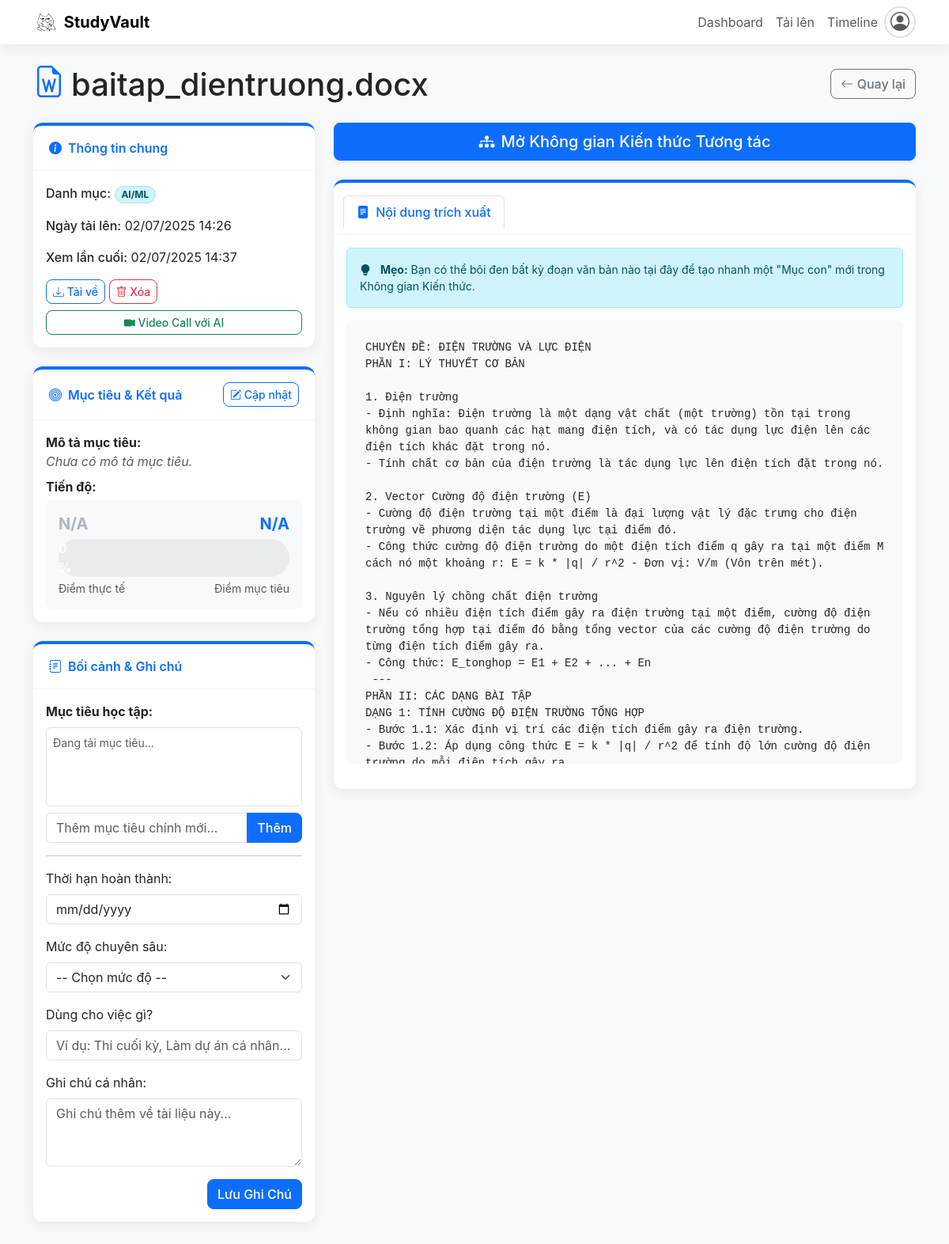
The app's page /document/1 with its own data.
### app.py (models this page shows)
class Document(db.Model):
    id = db.Column(db.Integer, primary_key=True)
    filename = db.Column(db.String(200), nullable=False)
    filepath = db.Column(db.String(300), nullable=False, unique=True)
    category = db.Column(db.String(100), nullable=True, default="Chưa phân loại")
    uploaded_date = db.Column(db.DateTime, nullable=False, default=lambda: datetime.now(timezone.utc))
    last_viewed_date = db.Column(db.DateTime, nullable=True)
    doc_type = db.Column(db.String(20), nullable=False, default='file')
    engagement_level = db.Column(db.String(50), nullable=True)
    custom_note = db.Column(db.Text, nullable=True)
    deadline = db.Column(db.Date, nullable=True)
    extracted_content = db.Column(db.Text, nullable=True)
    user_summary = db.Column(db.Text, nullable=True)
    ai_topic_label = db.Column(db.String(100), nullable=True)
    win_criteria_description = db.Column(db.Text, nullable=True)
    target_score = db.Column(db.Integer, nullable=True)
    actual_score = db.Column(db.Integer, nullable=True)
    keywords = db.Column(db.Text, nullable=True)
    context_event = db.Column(db.String(200), nullable=True)
    is_goal_related = db.Column(db.Boolean, default=False, nullable=False)
    filename_normalized = db.Column(db.String(200), nullable=True)
    workspace_items = db.relationship('WorkspaceItem', backref='document', lazy=True, cascade="all, delete-orphan")
    relations = db.relationship('WorkspaceItemRelation', backref='document', lazy=True, cascade="all, delete-orphan")
    learning_objectives = db.relationship('LearningObjective', backref='doc', lazy=True, cascade="all, delete-orphan")

### app.py (the view, shortened to what this page needs)
@app.route('/document/<int:document_id>', methods=['GET', 'POST'])
def view_document(document_id):
    doc = db.session.get(Document, document_id)
    is_new_upload_for_review = request.args.get('review') == 'true'
    if not doc: abort(404)
    physical_filepath_to_check = None
    if doc.doc_type not in ['link', 'googledrive_link']:
        try:
            upload_dir = os.path.abspath(app.config['UPLOAD_FOLDER'])
            potential_paths = [os.path.join(upload_dir, secure_filename(doc.filename)), os.path.join(upload_dir, doc.filename)]
            for path in potential_paths:
                if os.path.exists(path): physical_filepath_to_check = path; break
        except Exception as e: print(f"ERROR constructing file path: {e}")
    try:
        doc.last_viewed_date = datetime.now(timezone.utc)
        if doc.doc_type in ['pdf', 'docx', 'txt', 'file'] and not doc.extracted_content and physical_filepath_to_check:
            temp_content = fp.extract_text(physical_filepath_to_check)
            doc.extracted_content = temp_content if temp_content and "[Lỗi" not in temp_content else "[File trống hoặc không có nội dung văn bản]"
        db.session.commit()
    except Exception as e: db.session.rollback(); print(f"ERROR updating doc on view: {e}")
    extracted_text_content_for_view = None
    if doc.extracted_content and "[Lỗi" not in doc.extracted_content:
        if '\n' not in doc.extracted_content:
            temp_text = doc.extracted_content
            temp_text = re.sub(r':\s*', ':\n\n', temp_text)
            temp_text = re.sub(r'([.?!])\s+', r'\1\n', temp_text)
            extracted_text_content_for_view = temp_text
        else:
            extracted_text_content_for_view = doc.extracted_content
    related_docs = []
    if doc.category and doc.category != fp.DEFAULT_CATEGORY:
        try:
            related_docs = get_random_docs(Document.query.filter(and_(Document.category == doc.category, Document.id != doc.id)), 5)
        except Exception as e: print(f"Error finding related docs: {e}")
    available_categories = sorted(list(fp.CATEGORY_KEYWORDS.keys()))
    if fp.DEFAULT_CATEGORY not in available_categories:
        available_categories.append(fp.DEFAULT_CATEGORY)
        available_categories.sort()
    return render_template('view_document.html', doc=doc, is_new_upload_for_review=is_new_upload_for_review, extracted_content=extracted_text_content_for_view, related_docs=related_docs,  timedelta=timedelta, categories=available_categories, default_category=fp.DEFAULT_CATEGORY)

### app.py (called while the page is built)
def get_random_docs(model, num_docs):
    all_ids = db.session.query(model.id).all()
    if not all_ids: return []
    random_id_tuples = random.sample(all_ids, min(len(all_ids), num_docs))
    random_ids = [r[0] for r in random_id_tuples]
    return model.query.filter(model.id.in_(random_ids)).all()

@app.context_processor
def inject_user():
    try:
        user = User.query.first()
        return dict(user=user)
    except Exception as e:
        print(f"Error injecting user: {e}")
        return dict(user=None)

### templates/view_document.html (shortened to what this page needs)
{% extends "layout.html" %}
{% block content %}
<div id="viewDocumentData" data-doc-id="{{ doc.id }}">
    <div class="d-flex justify-content-between align-items-center mb-4">
        <h1 class="mb-0 text-break"><i class="bi bi-file-earmark-word text-primary me-2"></i><span class="align-middle">{{ doc.filename | truncate(70) }}</span></h1>
        <a href="{{ url_for('index') }}" class="btn btn-outline-secondary"><i class="bi bi-arrow-left"></i> Quay lại</a>
    </div>
    <div class="row">
        <div class="col-lg-4">
            <div class="card">
                <div class="card-header"><i class="bi bi-info-circle-fill me-2"></i>Thông tin chung</div>
                    <div class="card-body">
                        <p><span class="info-label">Danh mục:</span> <span class="badge bg-info-subtle text-info-emphasis border border-info-subtle rounded-pill">{{ doc.category }}</span></p>
                        <p><span class="info-label">Ngày tải lên:</span> <span>{{ doc.uploaded_date.strftime('%d/%m/%Y %H:%M') }}</span></p>
                        <p><span class="info-label">Xem lần cuối:</span> <span>{{ doc.last_viewed_date.strftime('%d/%m/%Y %H:%M') if doc.last_viewed_date else 'Chưa xem' }}</span></p>
                        <a href="{{ url_for('download_file', document_id=doc.id) }}" class="btn btn-sm btn-outline-primary"><i class="bi bi-download"></i> Tải về</a>
                        <form method="POST" action="{{ url_for('delete_document', document_id=doc.id) }}" style="display: inline;" onsubmit="return confirm('Bạn chắc chắn muốn xóa vĩnh viễn tài liệu này?');">
                        <button type="submit" class="btn btn-sm btn-outline-danger"><i class="bi bi-trash"></i> Xóa</button>
                        </form>
                        <button type="button" class="btn btn-sm btn-outline-success mt-2 w-100" data-bs-toggle="modal" data-bs-target="#aiVideoCallModal">
                            <i class="bi bi-camera-video-fill"></i> Video Call với AI
                        </button>
                    </div>
            </div>
            <div class="card">
                <div class="card-header d-flex justify-content-between align-items-center">
                    <span><i class="bi bi-bullseye me-2"></i>Mục tiêu & Kết quả</span>
                    <button class="btn btn-sm btn-outline-primary" type="button" data-bs-toggle="collapse" data-bs-target="#updateGoalCollapse" aria-expanded="false" aria-controls="updateGoalCollapse">
                        <i class="bi bi-pencil-square"></i> Cập nhật
                    </button>
                </div>
                <div class="card-body">
                    <div id="goalDisplay">
                        <strong>Mô tả mục tiêu:</strong>
                        <p id="winCriteriaText" class="text-muted fst-italic mb-2">{{ doc.win_criteria_description or 'Chưa có mô tả mục tiêu.' }}</p>
                        <strong>Tiến độ:</strong>
                        <div class="goal-section mt-1">
                            <div class="d-flex justify-content-between">
                                <span id="actualScoreDisplay" class="fw-bold fs-5 {{ 'text-success' if doc.actual_score is not none else 'no-score' }}">{{ doc.actual_score if doc.actual_score is not none else 'N/A' }}</span>
                                <span id="targetScoreDisplay" class="fw-bold fs-5 text-primary">{{ doc.target_score or 'N/A' }}</span>
                            </div>
                            <div class="progress-container mt-1">
                                {% set progress = (doc.actual_score|float or 0) / (doc.target_score|float or 100) * 100 %}
                                <div id="progressBar" class="progress-bar-custom" style="width: {{ progress }}%;">{{ '%.0f' % progress }}%</div>
                            </div>
                            <div class="d-flex justify-content-between small text-muted mt-1">
                                <span>Điểm thực tế</span>
                                <span>Điểm mục tiêu</span>
                            </div>
                        </div>
                    </div>
                </div>
            </div>
            <div class="card">
                <div class="card-header"><i class="bi bi-journal-text me-2"></i>Bối cảnh & Ghi chú</div>
                <div class="card-body">
                    <div class="mb-3">
                        <label class="form-label fw-bold">Mục tiêu học tập:</label>
                        <div id="objectives-container" class="border rounded p-2" style="min-height: 100px; max-height: 250px; overflow-y: auto;">
                            <p class="text-muted small">Đang tải mục tiêu...</p>
                        </div>
                        <div class="input-group mt-2">
                            <input type="text" id="new-main-objective-input" class="form-control" placeholder="Thêm mục tiêu chính mới...">
                            <button class="btn btn-primary" type="button" id="add-main-objective-btn">Thêm</button>
                        </div>
                    </div>
                    <hr>
                    <form id="updateContextForm" method="POST" action="{{ url_for('view_document', document_id=doc.id) }}">
                         <div class="mb-3"><label for="deadline" class="form-label">Thời hạn hoàn thành:</label><input type="date" class="form-control" id="deadline" name="deadline" value="{{ doc.deadline.strftime('%Y-%m-%d') if doc.deadline else '' }}"></div>
                        <div class="mb-3"><label for="engagement_level" class="form-label">Mức độ chuyên sâu:</label><select class="form-select" id="engagement_level" name="engagement_level"><option value="">-- Chọn mức độ --</option></select></div>
                        <div class="mb-3"><label for="context_event" class="form-label">Dùng cho việc gì?</label><input type="text" class="form-control" id="context_event" name="context_event" placeholder="Ví dụ: Thi cuối kỳ, Làm dự án cá nhân..." value="{{ doc.context_event or '' }}"></div>
                        <div class="mb-3"><label for="custom_note" class="form-label">Ghi chú cá nhân:</label><textarea class="form-control" id="custom_note" name="custom_note" rows="3" placeholder="Ghi chú thêm về tài liệu này...">{{ doc.custom_note or '' }}</textarea></div>
                         <div class="text-end"><button type="submit" class="btn btn-primary">Lưu Ghi Chú</button></div>
                    </form>
                </div>
            </div>
        </div>
        <div class="col-lg-8">
            <div class="d-grid gap-2 mb-4">
                 <a href="{{ url_for('network_view', document_id=doc.id) }}" class="btn btn-primary btn-lg shadow-sm">
                     <i class="bi bi-diagram-3-fill me-2"></i>Mở Không gian Kiến thức Tương tác
                 </a>
            </div>
            <div class="card">
                <div class="card-header">
                    <ul class="nav nav-tabs card-header-tabs" id="docContentTab" role="tablist">
                        {% if extracted_content %}
                        <li class="nav-item" role="presentation">
                            <button class="nav-link active" id="content-tab" data-bs-toggle="tab" data-bs-target="#content-pane" type="button">
                                <i class="bi bi-file-text-fill me-1"></i> Nội dung trích xuất
                            </button>
                        </li>
                        {% endif %}
                    </ul>
                </div>
                <div class="card-body">
                    <div class="tab-content" id="docContentTabContent">
                        {% if extracted_content %}
                        <div class="tab-pane fade show active" id="content-pane" role="tabpanel">
                            <div class="alert alert-info small">
                                <i class="bi bi-lightbulb-fill me-2"></i>
                                <b>Mẹo:</b> Bạn có thể bôi đen bất kỳ đoạn văn bản nào tại đây để tạo nhanh một "Mục con" mới trong Không gian Kiến thức.
                            </div>
                            <pre id="extractedContent">{{ extracted_content }}</pre>
                        </div>
                        {% else %}
                        <div class="text-center p-5 text-muted">
                            <i class="bi bi-file-earmark-x fs-1"></i>
                            <p class="mt-2">Không có nội dung văn bản để hiển thị.</p>
                            <p class="small">Tài liệu này có thể là hình ảnh, video, hoặc không thể trích xuất nội dung.</p>
                        </div>
                        {% endif %}
                    </div>
                </div>
            </div>
        </div>
    </div>
</div>
{% endblock %}

### templates/view_document.html (style rules this page uses)
.info-label { font-weight: 500; }
.nav-tabs .nav-link.active { color: var(--primary-blue); font-weight: 500; border-color: #dee2e6 #dee2e6 var(--white-bg); }
#extractedContent { white-space: pre-wrap; background-color: #f8f9fa; padding: 1.5rem; border-radius: var(--element-border-radius); max-height: 70vh; overflow-y: auto; }
.goal-section { padding: 1rem; border-radius: var(--element-border-radius); background-color: #f8f9fa; }
.progress-container { background: #e9ecef; border-radius: 50px; }
.progress-bar-custom { background: linear-gradient(90deg, var(--bs-success), #28a745); border-radius: 50px; text-align: center; color: white; font-weight: bold; }
.no-score { color: #adb5bd; }

### templates/layout.html (style rules this page uses)
:root { --primary-blue: #0d6efd; --light-bg: #f8f9fa; --white-bg: #ffffff; --card-border-radius: 0.75rem; --element-border-radius: 0.5rem; --card-shadow: 0 4px 15px rgba(0, 0, 0, 0.07); --text-dark: #212529; --text-muted: #6c757d; --accent-red: #dc3545; --bs-info: #0dcaf0; --bs-info-subtle: #cff4fc; --bs-info-text-emphasis: #055160; --bs-warning: #ffc107; --bs-success: #198754; --bs-danger: #dc3545; --bs-purple: #6f42c1; }
body { font-family: -apple-system, BlinkMacSystemFont, "Segoe UI", Roboto, "Helvetica Neue", Arial, sans-serif; background-color: var(--light-bg); color: var(--text-dark); position: relative; min-height: 100vh; padding-bottom: 80px; }
.nav-link.active { color: var(--primary-blue) !important; font-weight: 600; }
.card { border-radius: var(--card-border-radius); border: none; box-shadow: var(--card-shadow); margin-bottom: 1.5rem; background-color: var(--white-bg); border-top: 4px solid var(--primary-blue); }
.card-header { background-color: transparent; border-bottom: 1px solid #f1f3f5; font-weight: 600; padding: 1rem 1.25rem; color: var(--primary-blue); }
.btn { border-radius: var(--element-border-radius); font-weight: 500; }
.btn-primary { background-color: var(--primary-blue); border-color: var(--primary-blue); }

### records on screen
Document: filename "baitap_dientruong.docx", category "AI/ML", uploaded_date "02/07/2025 14:26", last_viewed_date "02/07/2025 14:37", win_criteria_description "Chưa có mô tả mục tiêu.", actual_score "N/A", target_score "N/A", extracted_content "CHUYÊN ĐỀ: ĐIỆN TRƯỜNG VÀ LỰC ĐIỆN PHẦN I: LÝ THUYẾT CƠ BẢN 1. Điện trường - Định nghĩa: Điện trường là một dạng vật chất (một trường) tồn tại trong không gian bao quanh các hạt mang điện tích, và có tác dụng lực điện lên các điện tích khác đặt trong nó. - Tính chất cơ bản của điện trường là tác dụng lực lên điện tích đặt trong nó. 2. Vector Cường độ điện trường (E) - Cường độ điện trường tại một điểm là đại lượng vật lý đặc trưng cho điện trường về phương diện tác dụng lực tại điểm đó. - Công thức cường độ điện trường do một điện tích điểm q gây ra tại một điểm M cách nó một khoảng r: E = k * |q| / r^2 - Đơn vị: V/m (Vôn trên mét). 3. Nguyên lý chồng chất điện trường - Nếu có nhiều điện…"

### other values on screen
{{ '%.0f' % progress }} "0"
